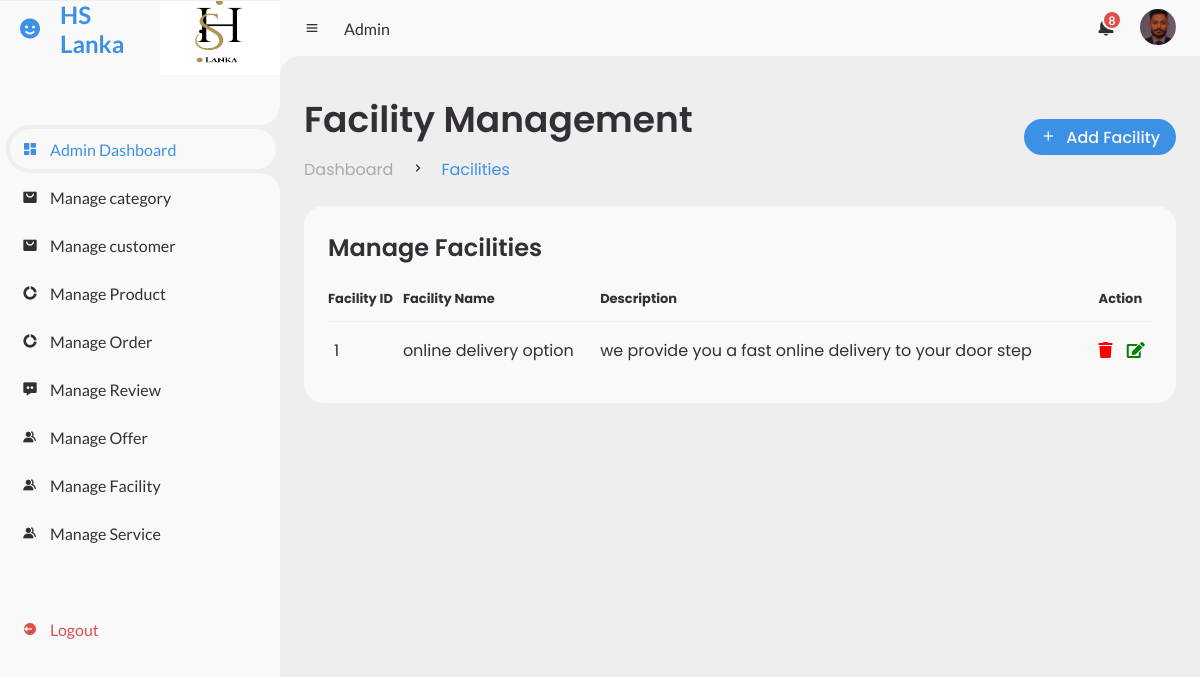
The app's page /index_facility.php with its own data.
### tables this page shows
CREATE TABLE `facilities` (
  `facility_id` int(11) NOT NULL,
  `facility_name` varchar(255) NOT NULL,
  `description` text NOT NULL
);

### index_facility.php (the view, shortened to what this page needs)
<?php
include "./admin_side.php";
$database = new connection();
try {
    $conn = $database->getConnection();
    $select_sql = "SELECT * FROM facilities";
    $stmt = $conn->query($select_sql);
    $facilities = $stmt->fetchAll(PDO::FETCH_ASSOC);
} catch (PDOException $e) {
    echo 'Error: ' . $e->getMessage();
}
?>
<section id="content">
    <?php include "./admin_nav.php" ?>
    <main>
        <div class="head-title">
            <div class="left">
                <h1>Facility Management</h1>
                <ul class="breadcrumb">
                    <li><a href="#">Dashboard</a></li>
                    <li><i class='bx bx-chevron-right'></i></li>
                    <li><a class="active" href="#">Facilities</a></li>
                </ul>
            </div>
            <a href="./add_facility.php" class="btn-download">
                <li><i class='bx bx-plus'></i></li>
                <span class="text">Add Facility</span>
            </a>
        </div>
        <div class="table-data">
            <div class="order">
                <div class="head">
                    <h3>Manage Facilities</h3>
                </div>
                <table>
                    <thead>
                        <tr>
                            <th>Facility ID</th>
                            <th>Facility Name</th>
                            <th>Description</th>
                            <th>Action</th>
                        </tr>
                    </thead>
                    <tbody>
                        <?php if (!empty($facilities)) : ?>
                            <?php foreach ($facilities as $facility) : ?>
                                <tr>
                                    <td><?php echo $facility['facility_id']; ?></td>
                                    <td><?php echo $facility['facility_name']; ?></td>
                                    <td><?php echo $facility['description']; ?></td>
                                    <td>
                                        <form method="POST" action="./delete_facility_process.php" onsubmit="return confirm('Are you sure you want to delete this facility?');" style="display:inline-block;">
                                            <button type="submit" name="delete_facility" style="border:none; background:none; cursor:pointer;">
                                                <i class="fas fa-trash" style="color:red; font-size:16px;"></i>
                                            </button>
                                        </form>
                                        <a href="edit_facility.php?id=<?php echo $facility['facility_id']; ?>" style="text-decoration:none; margin-left:10px;">
                                            <button style="border:none; background:none; cursor:pointer;">
                                                <i class="fas fa-edit" style="color:green; font-size:16px;"></i>
                                            </button>
                                        </a>
                                    </td>
                                </tr>
                            <?php endforeach; ?>
                        <?php else : ?>
                            <tr>
                                <td colspan="4">No facilities found.</td>
                            </tr>
                        <?php endif; ?>
                    </tbody>
                </table>
            </div>
        </div>
    </main>
</section>
</body>
</html>

### css/adminStyles.css (style rules this page uses)
* { margin: 0; padding: 0; box-sizing: border-box; }
a { text-decoration: none; }
li { list-style: none; }
:root { --poppins: 'Poppins', sans-serif; --lato: 'Lato', sans-serif; --light: #F9F9F9; --blue: #3C91E6; --light-blue: #CFE8FF; --grey: #eee; --dark-grey: #AAAAAA; --dark: #342E37; --red: #DB504A; --yellow: #FFCE26; --light-yellow: #FFF2C6; --orange: #FD7238; --light-orange: #FFE0D3; }
html { overflow-x: hidden; }
body { background: var(--grey); overflow-x: hidden; }
#content { position: relative; width: calc(100% - 280px); left: 280px; transition: .3s ease; }
#content main { width: 100%; padding: 36px 24px; font-family: var(--poppins); max-height: calc(100vh - 56px); overflow-y: auto; }
#content main .head-title { display: flex; align-items: center; justify-content: space-between; grid-gap: 16px; flex-wrap: wrap; }
#content main .head-title .left h1 { font-size: 36px; font-weight: 600; margin-bottom: 10px; color: var(--dark); }
#content main .head-title .left .breadcrumb { display: flex; align-items: center; grid-gap: 16px; }
#content main .head-title .left .breadcrumb li { color: var(--dark); }
#content main .head-title .left .breadcrumb li a { color: var(--dark-grey); pointer-events: none; }
#content main .head-title .left .breadcrumb li a.active { color: var(--blue); pointer-events: unset; }
#content main .head-title .btn-download { height: 36px; padding: 0 16px; border-radius: 36px; background: var(--blue); color: var(--light); display: flex; justify-content: center; align-items: center; grid-gap: 10px; font-weight: 500; }
#content main .table-data { display: flex; flex-wrap: wrap; grid-gap: 24px; margin-top: 24px; width: 100%; color: var(--dark); }
#content main .table-data > div { border-radius: 20px; background: var(--light); padding: 24px; overflow-x: auto; }
#content main .table-data .head { display: flex; align-items: center; grid-gap: 16px; margin-bottom: 24px; }
#content main .table-data .head h3 { margin-right: auto; font-size: 24px; font-weight: 600; }
#content main .table-data .order { flex-grow: 1; flex-basis: 500px; }
#content main .table-data .order table { width: 100%; border-collapse: collapse; }
#content main .table-data .order table th { padding-bottom: 12px; font-size: 13px; text-align: left; border-bottom: 1px solid var(--grey); }
#content main .table-data .order table td { padding: 16px 0; }
#content main .table-data .order table tr td:first-child { display: flex; align-items: center; grid-gap: 12px; padding-left: 6px; }

### records on screen
facilities: facility_id "1", facility_name "online delivery option", description "we provide you a fast online delivery to your door step"
